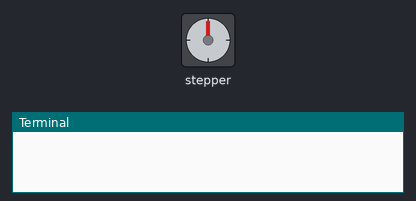
A program run on a simulated Raspberry Pi (header pin numbers). On the bench: stepper motor, the last lines printed to the terminal. The stepper is drawn at 2048 steps a turn. At 5.7 s the program stops and its outputs stay as they are.

Above: at 0.15 s.
At 1.1 s:
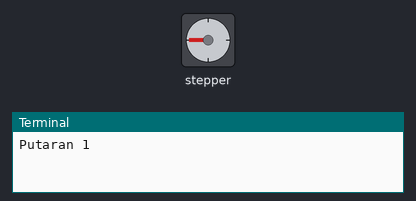
At 3.7 s:
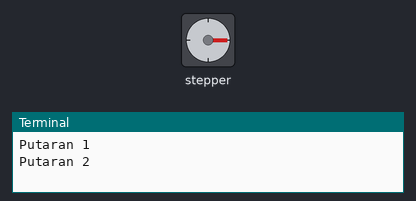
At 5.2 s:
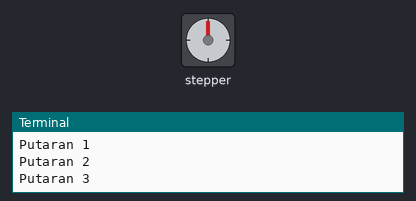
Timing chart, 0 to 6.7 s (numbered marks = the images above):
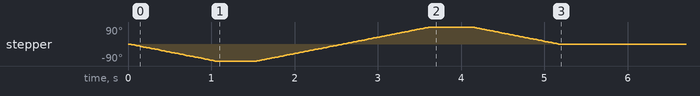

Measured:
- by itself, stepper: turns 90° counter-clockwise in 1.0 s, then 180° clockwise in 2.1 s, then 90° counter-clockwise in 1.0 s

The program:

Motor_Stepper_Final.py
```python
import RPi.GPIO as gp
import time
import os

gp.setwarnings(False)
gp.setmode(gp.BOARD)

control_pins = [13,15,16,22]
for pin in control_pins:
  gp.setup(pin, gp.OUT)
  gp.output(pin, 0)
halfstep_seq = [
  [1,0,0,0],
  [1,1,0,0],
  [0,1,0,0],
  [0,1,1,0],
  [0,0,1,0],
  [0,0,1,1],
  [0,0,0,1],
  [1,0,0,1]
]
halfstep_seq_REVERSE = [
  [0,0,0,1],
  [0,0,1,1],
  [0,0,1,0],
  [0,1,1,0],
  [0,1,0,0],
  [1,1,0,0],
  [1,0,0,0],
  [1,0,0,1]
]

for i in range(128):           # 90 Derajat Kanan
  for halfstep in range(8):
    for pin in range(4):
       gp.output(control_pins[pin], halfstep_seq_REVERSE[halfstep][pin])
    time.sleep(0.001)
print('Putaran 1')
time.sleep(0.5)

for i in range(256):           # 180 Derajat Kiri
  for halfstep in range(8):
    for pin in range(4):
       gp.output(control_pins[pin], halfstep_seq[halfstep][pin])
    time.sleep(0.001)
print('Putaran 2')
time.sleep(0.5)

for i in range(128):           # 90 Derajat Kanan
  for halfstep in range(8):
    for pin in range(4):
       gp.output(control_pins[pin], halfstep_seq_REVERSE[halfstep][pin])
    time.sleep(0.001)
print('Putaran 3')
time.sleep(0.5)

gp.cleanup()
os._exit(0)
```
